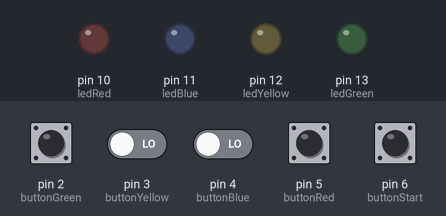
The sketch below on a simulated Arduino Uno, built with avr-gcc and run on an emulated ATmega328P. On the bench: output pins drawn as LEDs (lit = HIGH). Inputs (shaded band) come from the test bench; at power-on: pin 2 (buttonGreen), pin 3 (buttonYellow), pin 4 (buttonBlue), pin 5 (buttonRed), pin 6 (buttonStart) LOW. Random numbers use the default seed unless the sketch sets one.

Above: at 2.7 s.
2.8 s: pin 2 (buttonGreen) pulled HIGH for 1 s
At 3.4 s:
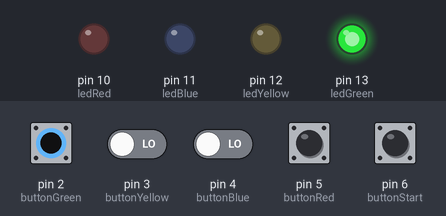
At 4.3 s:
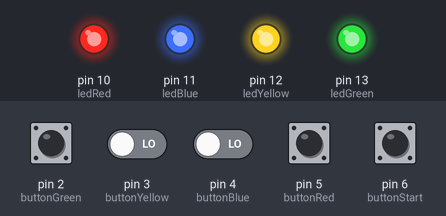
6.8 s: pin 3 (buttonYellow) driven HIGH and pin 4 (buttonBlue) driven HIGH
At 10.0 s:
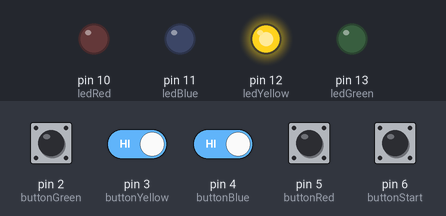
Timing chart, 0 to 18.8 s (numbered marks = the images above; inputs shaded):
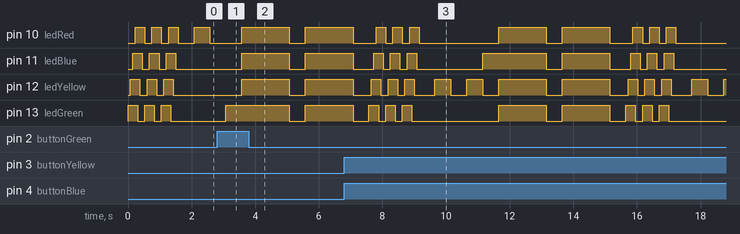

The sketch:

SimonSays.ino
```cpp
const int ledGreen = 13;
const int ledYellow = 12;
const int ledBlue = 11;
const int ledRed = 10;

const int buttonGreen = 2;
const int buttonYellow = 3;
const int buttonBlue = 4;
const int buttonRed = 5;

const int buttonStart = 6;

int roundNumber = 1;
int userMoveNumberArray = 0;

bool showSequence = true;

int buttonGreenState = 0;
int buttonYellowState = 0;
int buttonBlueState = 0;
int buttonRedState = 0;
int buttonStartState = 0;

const int gameLength = 3;

int simonSequence[gameLength];
int userSequence[gameLength];

int numberToLedName(int number){
  switch (number) {
    case 0:
    return ledGreen;
    break;

    case 1:
    return ledYellow;
    break;

    case 2:
    return ledBlue;
    break;

    case 3:
    return ledRed;
    break;
  }
}

int getRandomLed()
{
  int randomNumber = random(4);
  return numberToLedName(randomNumber);
}

void startLightSequence()
{
  for (int i = 0; i < 3; i++)
  {
    digitalWrite(ledGreen, HIGH);
    delay(75);
    digitalWrite(ledYellow, HIGH);
    delay(75);
    digitalWrite(ledBlue, HIGH);
    delay(75);
    digitalWrite(ledRed, HIGH);
    delay(75);
    digitalWrite(ledGreen, LOW);
    delay(75);
    digitalWrite(ledYellow, LOW);
    delay(75);
    digitalWrite(ledBlue, LOW);
    delay(75);
    digitalWrite(ledRed, LOW);
    }
}

void endLightSequence(){
    digitalWrite(ledGreen, HIGH);
    digitalWrite(ledYellow, HIGH);
    digitalWrite(ledBlue, HIGH);
    digitalWrite(ledRed, HIGH);
    delay(1500);
    digitalWrite(ledGreen, LOW);
    digitalWrite(ledYellow, LOW);
    digitalWrite(ledBlue, LOW);
    digitalWrite(ledRed, LOW);
    delay(500);
    digitalWrite(ledGreen, HIGH);
    digitalWrite(ledYellow, HIGH);
    digitalWrite(ledBlue, HIGH);
    digitalWrite(ledRed, HIGH);
    delay(1500);
    digitalWrite(ledGreen, LOW);
    digitalWrite(ledYellow, LOW);
    digitalWrite(ledBlue, LOW);
    digitalWrite(ledRed, LOW);
    delay(500);
}

void winLightSequence()
{
  for (int i = 0; i < 8; i++)
  {
    digitalWrite(ledGreen, HIGH);
    delay(30);
    digitalWrite(ledYellow, HIGH);
    delay(30);
    digitalWrite(ledBlue, HIGH);
    delay(30);
    digitalWrite(ledRed, HIGH);
    delay(30);
    digitalWrite(ledGreen, LOW);
    delay(30);
    digitalWrite(ledYellow, LOW);
    delay(30);
    digitalWrite(ledBlue, LOW);
    delay(30);
    digitalWrite(ledRed, LOW);
    }
    delay(500);
}

void resetGame()
{
  for (int i = 0; i < gameLength - 1; i++)
  {
    simonSequence[i] = 0;
    userSequence[i] = 0;
  }
  simonSequence[0] = getRandomLed();
  userMoveNumberArray = 0;
  showSequence = true;
  startLightSequence();
  roundNumber = 1;
}

void addSimonSequence(){
 simonSequence[roundNumber] = getRandomLed();
}

void checkUserSequence() {
  if(simonSequence[userMoveNumberArray] != userSequence[userMoveNumberArray]){
      endLightSequence();
      resetGame();
  } else {
    userMoveNumberArray++;
  }
}

void setup() {
 pinMode(ledGreen, OUTPUT);
 pinMode(ledYellow, OUTPUT);
 pinMode(ledBlue, OUTPUT);
 pinMode(ledRed, OUTPUT);

 pinMode(buttonGreen, INPUT);
 pinMode(buttonYellow, INPUT);
 pinMode(buttonBlue, INPUT);
 pinMode(buttonRed, INPUT);
 pinMode(buttonStart, INPUT);

 resetGame();
}

void loop() {

  buttonGreenState = digitalRead(buttonGreen);
  buttonYellowState = digitalRead(buttonYellow);
  buttonBlueState = digitalRead(buttonBlue);
  buttonRedState = digitalRead(buttonRed);
  buttonStartState = digitalRead(buttonStart);

  if(buttonStartState == HIGH) {
    resetGame();
  }

  if(showSequence){
    delay(500);
    for(int i = 0; i < roundNumber; i++){
      digitalWrite(simonSequence[i], HIGH);
      delay(500);
      digitalWrite(simonSequence[i], LOW);
      delay(500);
      showSequence = false;
    }
  }

  if(buttonGreenState == HIGH){
    userSequence[userMoveNumberArray] = ledGreen;
    digitalWrite(ledGreen, HIGH);
    delay(500);
    digitalWrite(ledGreen, LOW);
    checkUserSequence();
  }

  if(buttonYellowState == HIGH){
    userSequence[userMoveNumberArray] = ledYellow;
    digitalWrite(ledYellow, HIGH);
    delay(500);
    digitalWrite(ledYellow, LOW);
    checkUserSequence();
  }

  if(buttonBlueState == HIGH){
    userSequence[userMoveNumberArray] = ledBlue;
    digitalWrite(ledBlue, HIGH);
    delay(500);
    digitalWrite(ledBlue, LOW);
    checkUserSequence();
  }

  if(buttonRedState == HIGH){
    userSequence[userMoveNumberArray] = ledRed;
    digitalWrite(ledRed, HIGH);
    delay(500);
    digitalWrite(ledRed, LOW);
    checkUserSequence();
  }

  if(userMoveNumberArray == roundNumber){
      userMoveNumberArray = 0;
      addSimonSequence();
      roundNumber++;
      showSequence = true;
  }

  if(roundNumber == gameLength + 1){
      winLightSequence();
      resetGame();
  }
}
```

Measured:
- after the input at 2.8 s, pin 10 (ledRed), pin 11 (ledBlue), pin 12 (ledYellow): LOW → HIGH after 0.78 s, → LOW 1.5 s later, → HIGH 0.50 s later; pin 13 (ledGreen): LOW → HIGH after 0.28 s, → LOW 2.0 s later, → HIGH 0.50 s later
